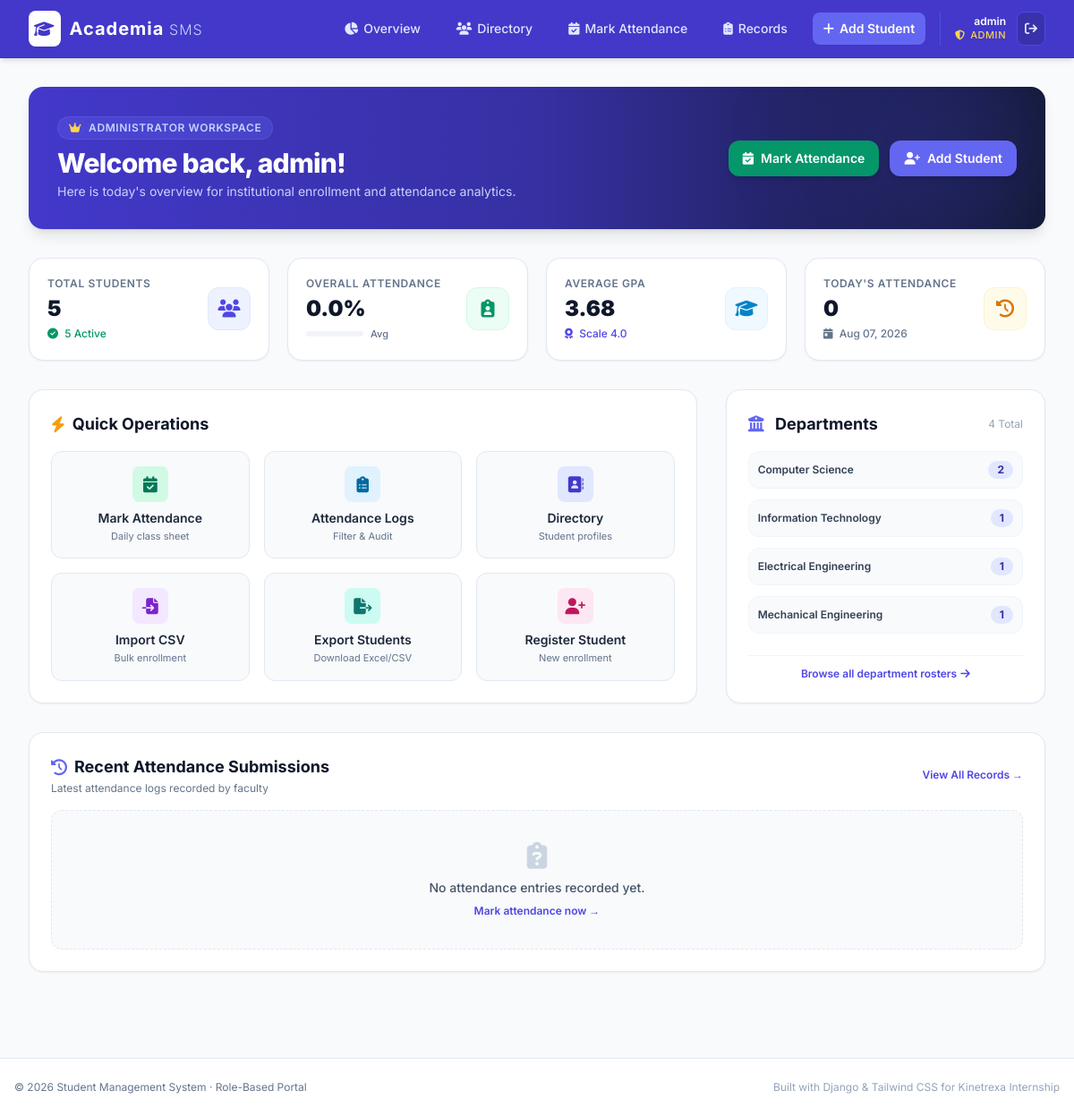
Before: / (signed in) with the older database file.
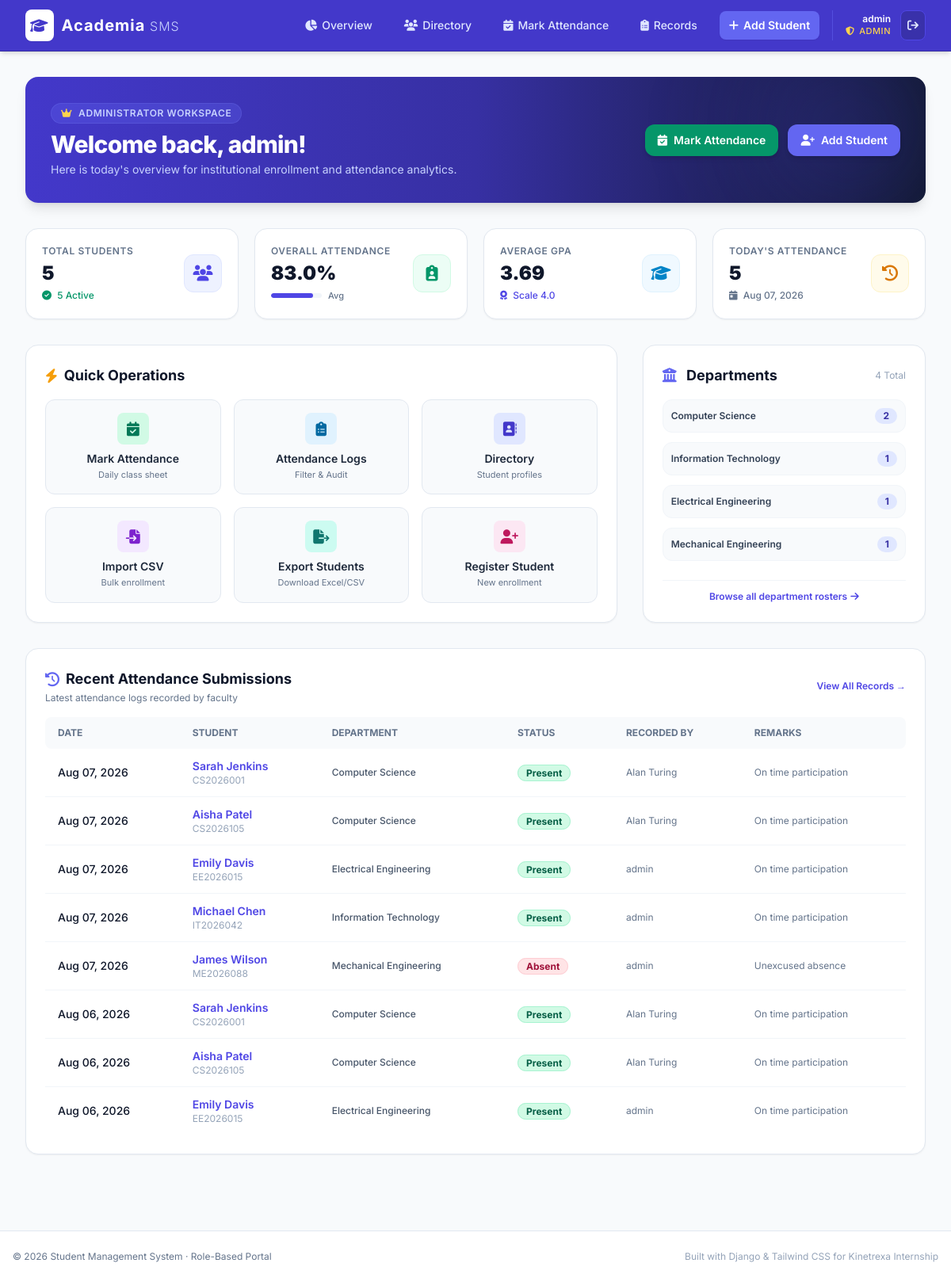
After: the same page with the newer database file.
### students/models.py (models this page shows, shortened)
class TimeStampedModel(models.Model):
    created_at = models.DateTimeField(auto_now_add=True)
    updated_at = models.DateTimeField(auto_now=True)
    class Meta:
        abstract = True

class Student(TimeStampedModel):
    roll_number = models.CharField(max_length=20, unique=True)
    first_name = models.CharField(max_length=100)
    last_name = models.CharField(max_length=100)
    email = models.EmailField(unique=True)
    department = models.CharField(max_length=100)
    gpa = models.DecimalField(max_digits=4, decimal_places=2)
    profile_picture = models.ImageField(upload_to='profiles/', blank=True, null=True)
    is_active = models.BooleanField(default=True)
    objects = StudentManager()
    def get_full_name(self):
        return f"{self.first_name} {self.last_name}"

class Attendance(TimeStampedModel):
    STATUS_CHOICES = [
        ('Present', 'Present'),
        ('Absent', 'Absent'),
        ('Late', 'Late'),
        ('Excused', 'Excused'),
    ]
    student = models.ForeignKey(Student, on_delete=models.CASCADE, related_name='attendance_records')
    date = models.DateField(default=timezone.now)
    status = models.CharField(max_length=10, choices=STATUS_CHOICES, default='Present')
    marked_by = models.ForeignKey(User, on_delete=models.SET_NULL, null=True, blank=True, related_name='marked_attendances')
    remarks = models.CharField(max_length=255, blank=True, null=True)
    class Meta:
        unique_together = ('student', 'date')
        ordering = ['-date', 'student__roll_number']
    @property
    def marked_by_name(self):
        if self.marked_by:
            name = self.marked_by.get_full_name()
            return name if name else self.marked_by.username
        return "System"

### students/views.py (the view)
# urls.py: path('', views.DashboardView.as_view(), name='dashboard'),
class DashboardView(LoginRequiredMixin, TemplateView):
    template_name = 'students/dashboard.html'
    def get(self, request, *args, **kwargs):
        profile = getattr(request.user, 'profile', None)
        if profile and profile.is_student:
            return redirect('student-portal')
        return super().get(request, *args, **kwargs)
    def get_context_data(self, **kwargs):
        context = super().get_context_data(**kwargs)
        profile = getattr(self.request.user, 'profile', None)
        is_teacher = profile.is_teacher if profile else False
        students = Student.objects.all()
        context['total_students'] = students.count()
        context['active_students'] = students.filter(is_active=True).count()
        context['inactive_students'] = students.filter(is_active=False).count()
        avg_gpa = students.aggregate(Avg('gpa'))['gpa__avg']
        context['average_gpa'] = round(avg_gpa, 2) if avg_gpa else 0
        total_attendance = Attendance.objects.count()
        present_count = Attendance.objects.filter(status='Present').count()
        late_count = Attendance.objects.filter(status='Late').count()
        if total_attendance > 0:
            effective_present = present_count + (late_count * 0.5)
            context['overall_attendance_pct'] = round((effective_present / total_attendance) * 100, 1)
        else:
            context['overall_attendance_pct'] = 0.0
        departments = {}
        for s in students:
            departments[s.department] = departments.get(s.department, 0) + 1
        context['departments'] = departments
        today = timezone.localdate()
        today_attendance = Attendance.objects.filter(date=today)
        context['today_marked_count'] = today_attendance.count()
        context['today_date'] = today
        context['recent_attendances'] = Attendance.objects.select_related('student', 'marked_by')[:8]
        context['is_teacher'] = is_teacher
        context['user_profile'] = profile
        return context

### students/models.py (called while the page is built)
    @property
    def is_admin(self):
        return self.role == 'admin' or self.user.is_superuser

    @property
    def is_teacher(self):
        return self.role == 'teacher'

    @property
    def is_student(self):
        return self.role == 'student'

### students/templates/students/dashboard.html (shortened to what the changed rows need)
{% extends 'base.html' %}
{% block content %}
<div class="mb-8 bg-gradient-to-r from-indigo-700 via-indigo-800 to-slate-900 rounded-2xl p-6 sm:p-8 text-white shadow-lg relative overflow-hidden">
    <div class="relative z-10 flex flex-col md:flex-row md:items-center md:justify-between gap-4">
        <div>
            <h1 class="text-2xl sm:text-3xl font-extrabold tracking-tight">
                Welcome back, {{ user.first_name|default:user.username }}!
            </h1>
        </div>
    </div>
</div>
<div class="grid grid-cols-1 sm:grid-cols-2 lg:grid-cols-4 gap-5 mb-8">
    <div class="bg-white rounded-2xl p-5 border border-slate-200 shadow-sm flex items-center justify-between hover:border-indigo-300 transition">
        <div>
            <p class="text-xs font-semibold text-slate-500 uppercase tracking-wider">Overall Attendance</p>
            <p class="text-2xl font-black text-slate-900 mt-1">{{ overall_attendance_pct }}%</p>
            <div class="flex items-center mt-1">
                <div class="w-16 bg-slate-100 rounded-full h-1.5 mr-2 overflow-hidden">
                    <div class="bg-indigo-600 h-1.5 rounded-full" style="width: {{ overall_attendance_pct }}%"></div>
                </div>
                <span class="text-[11px] text-slate-500 font-medium">Avg</span>
            </div>
        </div>
    </div>
    <div class="bg-white rounded-2xl p-5 border border-slate-200 shadow-sm flex items-center justify-between hover:border-indigo-300 transition">
        <div>
            <p class="text-xs font-semibold text-slate-500 uppercase tracking-wider">Average GPA</p>
            <p class="text-2xl font-black text-slate-900 mt-1">{{ average_gpa }}</p>
            <p class="text-xs text-indigo-600 font-medium mt-1">
                <i class="fa-solid fa-award mr-1"></i> Scale 4.0
            </p>
        </div>
    </div>
    <div class="bg-white rounded-2xl p-5 border border-slate-200 shadow-sm flex items-center justify-between hover:border-indigo-300 transition">
        <div>
            <p class="text-xs font-semibold text-slate-500 uppercase tracking-wider">Today's Attendance</p>
            <p class="text-2xl font-black text-slate-900 mt-1">{{ today_marked_count }}</p>
            <p class="text-xs text-slate-500 font-medium mt-1">
                <i class="fa-solid fa-calendar-day mr-1"></i> {{ today_date|date:"M d, Y" }}
            </p>
        </div>
    </div>
</div>
<div class="grid grid-cols-1 lg:grid-cols-3 gap-8 mb-8">
    <div class="lg:col-span-2 bg-white rounded-2xl border border-slate-200 p-6 shadow-sm">
        <h2 class="text-lg font-bold text-slate-900 mb-4 flex items-center">
            <i class="fa-solid fa-bolt text-amber-500 mr-2"></i> Quick Operations
        </h2>
    </div>
    <div class="bg-white rounded-2xl border border-slate-200 p-6 shadow-sm flex flex-col justify-between">
        <div>
            <h2 class="text-lg font-bold text-slate-900 mb-4 flex items-center justify-between">
                <span><i class="fa-solid fa-building-columns text-indigo-500 mr-2"></i> Departments</span>
                <span class="text-xs font-normal text-slate-400">{{ departments|length }} Total</span>
            </h2>
            {% if departments %}
                <div class="space-y-3">
                    {% for dept, count in departments.items %}
                        <div class="flex justify-between items-center bg-slate-50 p-2.5 rounded-xl border border-slate-100">
                            <span class="text-xs font-semibold text-slate-700">{{ dept }}</span>
                            <span class="bg-indigo-100 text-indigo-800 text-xs font-bold px-2.5 py-0.5 rounded-full">{{ count }}</span>
                        </div>
                    {% endfor %}
                </div>
            {% else %}
                <p class="text-slate-400 text-sm text-center py-6">No department data recorded.</p>
            {% endif %}
        </div>
    </div>
</div>
<div class="bg-white rounded-2xl border border-slate-200 p-6 shadow-sm">
    <div class="flex justify-between items-center mb-4">
        <div>
            <h2 class="text-lg font-bold text-slate-900 flex items-center">
                <i class="fa-solid fa-clock-rotate-left text-indigo-500 mr-2"></i> Recent Attendance Submissions
            </h2>
        </div>
    </div>
    {% if recent_attendances %}
        <div class="overflow-x-auto">
            <table class="w-full text-left text-sm text-slate-600">
                <thead class="bg-slate-50 text-xs uppercase font-semibold text-slate-500">
                    <tr>
                        <th class="py-3 px-4 rounded-l-lg">Date</th>
                        <th class="py-3 px-4">Student</th>
                        <th class="py-3 px-4">Department</th>
                        <th class="py-3 px-4">Status</th>
                        <th class="py-3 px-4">Recorded By</th>
                        <th class="py-3 px-4 rounded-r-lg">Remarks</th>
                    </tr>
                </thead>
                <tbody class="divide-y divide-slate-100">
                    {% for rec in recent_attendances %}
                        <tr class="hover:bg-slate-50/80 transition">
                            <td class="py-3 px-4 font-medium text-slate-900">{{ rec.date|date:"M d, Y" }}</td>
                            <td class="py-3 px-4">
                                <a href="{% url 'student-detail' rec.student.pk %}" class="font-semibold text-indigo-600 hover:underline">
                                    {{ rec.student.get_full_name }}
                                </a>
                                <span class="text-xs text-slate-400 block">{{ rec.student.roll_number }}</span>
                            </td>
                            <td class="py-3 px-4 text-xs font-medium text-slate-600">{{ rec.student.department }}</td>
                            <td class="py-3 px-4">
                                {% if rec.status == 'Present' %}
                                    <span class="px-2.5 py-0.5 rounded-full text-xs font-bold bg-emerald-100 text-emerald-800 border border-emerald-200">Present</span>
                                {% elif rec.status == 'Absent' %}
                                    <span class="px-2.5 py-0.5 rounded-full text-xs font-bold bg-rose-100 text-rose-800 border border-rose-200">Absent</span>
                                {% elif rec.status == 'Late' %}
                                    <span class="px-2.5 py-0.5 rounded-full text-xs font-bold bg-amber-100 text-amber-800 border border-amber-200">Late</span>
                                {% else %}
                                    <span class="px-2.5 py-0.5 rounded-full text-xs font-bold bg-sky-100 text-sky-800 border border-sky-200">Excused</span>
                                {% endif %}
                            </td>
                            <td class="py-3 px-4 text-xs text-slate-500">
                                {{ rec.marked_by_name }}
                            </td>
                            <td class="py-3 px-4 text-xs text-slate-500">{{ rec.remarks|default:"-" }}</td>
                        </tr>
                    {% endfor %}
                </tbody>
            </table>
        </div>
    {% else %}
        <div class="text-center py-8 bg-slate-50 rounded-xl border border-dashed border-slate-200">
            <i class="fa-solid fa-clipboard-question text-3xl text-slate-300 mb-2"></i>
            <p class="text-sm font-medium text-slate-600">No attendance entries recorded yet.</p>
            <a href="{% url 'mark-attendance' %}" class="mt-2 inline-flex items-center text-xs font-semibold text-indigo-600 hover:underline">
                Mark attendance now &rarr;
            </a>
        </div>
    {% endif %}
</div>
{% endblock %}

Changed rows visible on the page:
added Attendance: date "Aug 07, 2026", student.get_full_name "Sarah Jenkins", student.roll_number "CS2026001", student.department "Computer Science", status "Present", marked_by_name "Alan Turing", remarks "On time participation"
added Attendance: date "Aug 07, 2026", student.get_full_name "Aisha Patel", student.roll_number "CS2026105", student.department "Computer Science", status "Present", marked_by_name "Alan Turing", remarks "On time participation"
added Attendance: date "Aug 07, 2026", student.get_full_name "Emily Davis", student.roll_number "EE2026015", student.department "Electrical Engineering", status "Present", marked_by_name "admin", remarks "On time participation"
added Attendance: date "Aug 07, 2026", student.get_full_name "Michael Chen", student.roll_number "IT2026042", student.department "Information Technology", status "Present", marked_by_name "admin", remarks "On time participation"
added Attendance: date "Aug 07, 2026", student.get_full_name "James Wilson", student.roll_number "ME2026088", student.department "Mechanical Engineering", status "Absent", marked_by_name "admin", remarks "Unexcused absence"
added Attendance: date "Aug 06, 2026", student.get_full_name "Sarah Jenkins", student.roll_number "CS2026001", student.department "Computer Science", status "Present", marked_by_name "Alan Turing", remarks "On time participation"
added Attendance: date "Aug 06, 2026", student.get_full_name "Aisha Patel", student.roll_number "CS2026105", student.department "Computer Science", status "Present", marked_by_name "Alan Turing", remarks "On time participation"
added Attendance: date "Aug 06, 2026", student.get_full_name "Emily Davis", student.roll_number "EE2026015", student.department "Electrical Engineering", status "Present", marked_by_name "admin", remarks "On time participation"
Other visible differences:
{{ overall_attendance_pct }}: "0.0" → "83.0"
{{ average_gpa }}: "3.68" → "3.69"
{{ today_marked_count }}: "0" → "5"
text no longer shown: "No attendance entries recorded yet. Mark attendance now →"
text now shown: "DATE STUDENT DEPARTMENT STATUS RECORDED BY REMARKS"
